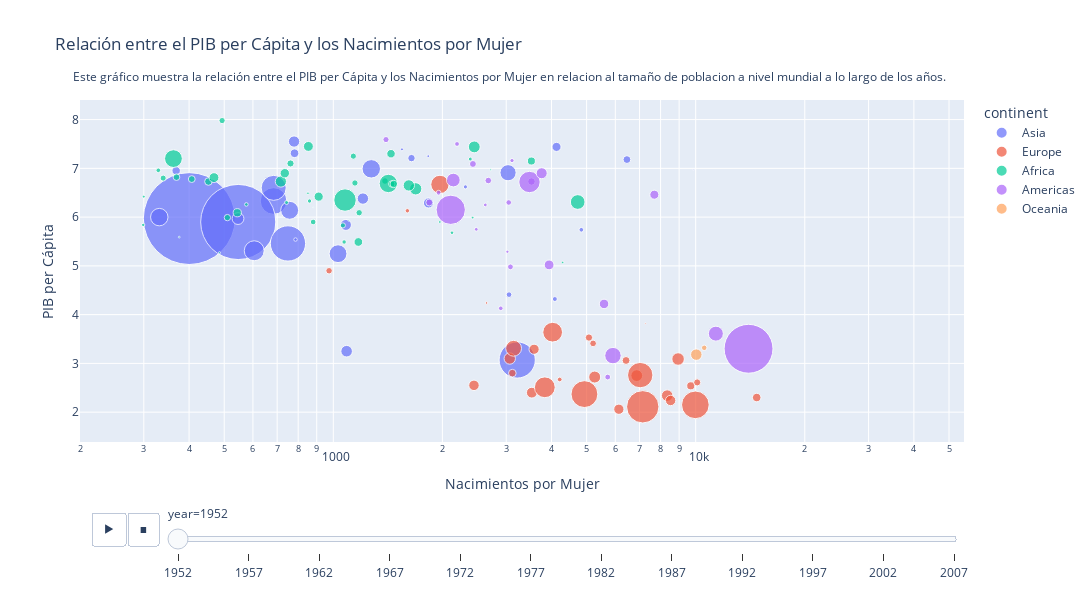

Notebook code for this chart:
### Code cell
fig = px.scatter(
    data, x="gdpPercap", 
    y="bornPerwom", 
    animation_frame="year",
    size="pop", 
    color="continent", 
    hover_name="country",
    log_x=True, 
    size_max=100, 
    range_x=[200,55000],
    title="Relación entre el PIB per Cápita y los Nacimientos por Mujer",
)

fig.update_layout( 
    xaxis_title="Nacimientos por Mujer",
    yaxis_title="PIB per Cápita",
    annotations=[
        dict(
            text="Este gráfico muestra la relación entre el PIB per Cápita y los Nacimientos por Mujer en relacion al tamaño de poblacion a nivel mundial a lo largo de los años.",
            align="left",
            showarrow=False,
            xref="paper",
            yref="paper",
            x=-0.01,
            y=1.1,
            # font=dict(
            #     size=12
            # )   
        )
    ],
    width=1200,  # Ancho de la figura en píxeles
    height=600
)

fig.show()

### Figure 1 — Plotly figure (JSON) as saved in the notebook; plotly's stock layout.template omitted (floating-point values rounded to 4 significant figures)
{"data": [{"hovertemplate": "<b>%{hovertext}</b><br><br>continent=Asia<br>year=1952<br>gdpPercap=%{x}<br>bornPerwom=%{y}<br>pop=%{marker.size}<extra></extra>", "hovertext": ["Afghanistan", "Bahrain", "Bangladesh", "Cambodia", "China", "Hong Kong", "India", "Indonesia", "Iran", "Iraq", "Israel", "Japan", "Jordan", "North Korea", "Kuwait", "Lebanon", "Malaysia", "Mongolia", "Myanmar", "Nepal", "Oman", "Pakistan", "Philippines", "Saudi Arabia", "Singapore", "South Korea", "Sri Lanka", "Syria", "Taiwan", "Thailand", "Vietnam", "Yemen"], "legendgroup": "Asia", "marker": {"color": "#636efa", "size": [8425333, 120447, 46886859, 4693836, 556263528, 2125900, 372000000, 82052000, 17272000, 5441766, 1620914, 86459025, 607914, 8865488, 160000, 1439529, 6748378, 800663, 20092996, 9182536, 507833, 41346560, 22438691, 4005677, 1127000, 20947571, 7982342, 3661549, 8550362, 21289402, 26246839, 4963829], "sizemode": "area", "sizeref": 131900.0, "symbol": "circle"}, "mode": "markers", "name": "Asia", "orientation": "v", "showlegend": true, "type": "scatter", "x": [779.4, 9867.0, 684.2, 368.5, 400.4, 3054.0, 546.6, 749.7, 3035.0, 4130.0, 4087.0, 3217.0, 1547.0, 1088.0, 108400.0, 4835.0, 1831.0, 786.6, 331, 545.9, 1828.0, 684.6, 1273.0, 6460.0, 2315.0, 1031.0, 1084.0, 1643.0, 1207.0, 757.8, 605.1, 781.7], "xaxis": "x", "y": [7.55, 6.97, 6.33, 6.95, 5.97, 4.41, 5.9, 5.46, 6.91, 7.44, 4.32, 3.07, 7.39, 3.25, 7.21, 5.74, 6.29, 5.54, 6, 5.97, 7.25, 6.6, 6.99, 7.18, 6.62, 5.25, 5.84, 7.21, 6.38, 6.14, 5.31, 7.31], "yaxis": "y"}, {"hovertemplate": "<b>%{hovertext}</b><br><br>continent=Europe<br>year=1952<br>gdpPercap=%{x}<br>bornPerwom=%{y}<br>pop=%{marker.size}<extra></extra>", "hovertext": ["Albania", "Austria", "Belgium", "Bosnia and Herzegovina", "Bulgaria", "Croatia", "Czech Republic", "Denmark", "Finland", "France", "Germany", "Greece", "Hungary", "Iceland", "Ireland", "Italy", "Montenegro", "Netherlands", "Norway", "Poland", "Portugal", "Romania", "Serbia", "Slovak Republic", "Slovenia", "Spain", "Sweden", "Switzerland", "Turkey", "United Kingdom"], "legendgroup": "Europe", "marker": {"color": "#EF553B", "size": [1282697, 6927772, 8730405, 2791000, 7274900, 3882229, 9125183, 4334000, 4090500, 42459667, 69145952, 7733250, 9504000, 147962, 2952156, 47666000, 413834, 10381988, 3327728, 25730551, 8526050, 16630000, 6860147, 3558137, 1489518, 28549870, 7124673, 4815000, 22235677, 50430000], "sizemode": "area", "sizeref": 131900.0, "symbol": "circle"}, "mode": "markers", "name": "Europe", "orientation": "v", "showlegend": true, "type": "scatter", "x": [1601.0, 6137.0, 8343.0, 973.5, 2444.0, 3119.0, 6876.0, 9692.0, 6425.0, 7030.0, 7144.0, 3531.0, 5264.0, 7268.0, 5210.0, 4931.0, 2648.0, 8942.0, 10100.0, 4029.0, 3068.0, 3145.0, 3581.0, 5075.0, 4215.0, 3834.0, 8528.0, 14730.0, 1969.0, 9980.0], "xaxis": "x", "y": [6.13, 2.06, 2.34, 4.9, 2.55, 2.8, 2.75, 2.54, 3.06, 2.76, 2.11, 2.4, 2.72, 3.82, 3.41, 2.37, 4.24, 3.09, 2.61, 3.64, 3.1, 3.31, 3.29, 3.53, 2.67, 2.51, 2.24, 2.3, 6.67, 2.15], "yaxis": "y"}, {"hovertemplate": "<b>%{hovertext}</b><br><br>continent=Africa<br>year=1952<br>gdpPercap=%{x}<br>bornPerwom=%{y}<br>pop=%{marker.size}<extra></extra>", "hovertext": ["Algeria", "Angola", "Benin", "Botswana", "Burkina Faso", "Burundi", "Cameroon", "Central African Republic", "Chad", "Comoros", "Rep.Congo", "Cote d'Ivoire", "Djibouti", "Egypt", "Equatorial Guinea", "Eritrea", "Ethiopia", "Gabon", "Gambia", "Ghana", "Guinea", "Guinea+AC0-Bissau", "Kenya", "Lesotho", "Liberia", "Libya", "Madagascar", "Malawi", "Mali", "Mauritania", "Mauritius", "Morocco", "Mozambique", "Namibia", "Niger", "Nigeria", "Reunion", "Rwanda", "Sao Tome and Principe", "Senegal", "Sierra Leone", "Somalia", "South Africa", "Sudan", "Swaziland", "Tanzania", "Togo", "Tunisia", "Uganda", "Zambia", "Zimbabwe"], "legendgroup": "Africa", "marker": {"color": "#00cc96", "size": [9279525, 4232095, 1738315, 442308, 4469979, 2445618, 5009067, 1291695, 2682462, 153936, 854885, 2977019, 63149, 22223309, 216964, 1438760, 20860941, 420702, 284320, 5581001, 2664249, 580653, 6464046, 748747, 863308, 1019729, 4762912, 2917802, 3838168, 1022556, 516556, 9939217, 6446316, 485831, 3379468, 33119096, 257700, 2534927, 60011, 2755589, 2143249, 2526994, 14264935, 8504667, 290243, 8322925, 1219113, 3647735, 5824797, 2672000, 3080907], "sizemode": "area", "sizeref": 131900.0, "symbol": "circle"}, "mode": "markers", "name": "Africa", "orientation": "v", "showlegend": true, "type": "scatter", "x": [2449.0, 3521.0, 1063.0, 851.2, 543.3, 339.3, 1173.0, 1071.0, 1179.0, 1103.0, 2126.0, 1389.0, 2670.0, 1419.0, 375.6, 328.9, 362.1, 4293.0, 485.2, 911.3, 510.2, 299.9, 853.5, 298.8, 575.6, 2388.0, 1443.0, 369.2, 452.3, 743.1, 1968.0, 1688.0, 468.5, 2424.0, 761.9, 1077.0, 2719.0, 493.3, 879.6, 1450.0, 879.8, 1136.0, 4725.0, 1616.0, 1148.0, 716.7, 859.8, 1468.0, 734.8, 1147.0, 406.9], "xaxis": "x", "y": [7.44, 7.15, 5.83, 6.49, 6.09, 6.8, 5.49, 5.49, 6.09, 5.93, 5.68, 6.74, 6.31, 6.69, 5.59, 6.96, 7.2, 5.07, 5.27, 6.42, 5.99, 6.42, 7.45, 5.84, 6.26, 7.19, 7.3, 6.82, 6.73, 6.3, 5.9, 6.58, 6.81, 5.99, 7.1, 6.35, 6.97, 7.98, 6.2, 6.68, 5.9, 7.25, 6.31, 6.65, 6.7, 6.73, 6.33, 6.68, 6.9, 6.7, 6.78], "yaxis": "y"}, {"hovertemplate": "<b>%{hovertext}</b><br><br>continent=Americas<br>year=1952<br>gdpPercap=%{x}<br>bornPerwom=%{y}<br>pop=%{marker.size}<extra></extra>", "hovertext": ["Argentina", "Bolivia", "Brazil", "Canada", "Chile", "Colombia", "Costa Rica", "Cuba", "Dominican Republic", "Ecuador", "El Salvador", "Guatemala", "Haiti", "Honduras", "Jamaica", "Mexico", "Nicaragua", "Panama", "Paraguay", "Peru", "Puerto Rico", "Trinidad and Tobago", "United States", "Uruguay", "Venezuela"], "legendgroup": "Americas", "marker": {"color": "#ab63fa", "size": [17876956, 2883315, 56602560, 14785584, 6377619, 12350771, 926317, 6007797, 2491346, 3548753, 2042865, 3146381, 3201488, 1517453, 1426095, 30144317, 1165790, 940080, 1555876, 8025700, 2227000, 662850, 157553000, 2252965, 5439568], "sizemode": "area", "sizeref": 131900.0, "symbol": "circle"}, "mode": "markers", "name": "Americas", "orientation": "v", "showlegend": true, "type": "scatter", "x": [5911.0, 2677.0, 2109.0, 11370.0, 3940.0, 2144.0, 2627.0, 5587.0, 1398.0, 3522.0, 3048.0, 2428.0, 1840.0, 2195.0, 2899.0, 3478.0, 3112.0, 2480.0, 1952.0, 3759.0, 3082.0, 3023.0, 13990.0, 5717.0, 7690.0], "xaxis": "x", "y": [3.16, 6.75, 6.15, 3.61, 5.02, 6.76, 6.25, 4.22, 7.59, 6.73, 6.3, 7.09, 6.3, 7.5, 4.13, 6.72, 7.16, 5.75, 6.5, 6.9, 4.98, 5.29, 3.3, 2.72, 6.46], "yaxis": "y"}, {"hovertemplate": "<b>%{hovertext}</b><br><br>continent=Oceania<br>year=1952<br>gdpPercap=%{x}<br>bornPerwom=%{y}<br>pop=%{marker.size}<extra></extra>", "hovertext": ["Australia", "New Zealand"], "legendgroup": "Oceania", "marker": {"color": "#FFA15A", "size": [8691212, 1994794], "sizemode": "area", "sizeref": 131900.0, "symbol": "circle"}, "mode": "markers", "name": "Oceania", "orientation": "v", "showlegend": true, "type": "scatter", "x": [10040.0, 10560.0], "xaxis": "x", "y": [3.18, 3.32], "yaxis": "y"}], "layout": {"annotations": [{"align": "left", "showarrow": false, "text": "Este gráfico muestra la relación entre el PIB per Cápita y los Nacimientos por Mujer en relacion al tamaño de poblacion a nivel mundial a lo largo de los años.", "x": -0.01, "xref": "paper", "y": 1.1, "yref": "paper"}], "height": 600, "legend": {"itemsizing": "constant", "title": {"text": "continent"}, "tracegroupgap": 0}, "sliders": [{"active": 0, "currentvalue": {"prefix": "year="}, "len": 0.9, "pad": {"b": 10, "t": 60}, "steps": [{"args": [["1952"], {"frame": {"duration": 0, "redraw": false}, "fromcurrent": true, "mode": "immediate", "transition": {"duration": 0, "easing": "linear"}}], "label": "1952", "method": "animate"}, {"args": [["1957"], {"frame": {"duration": 0, "redraw": false}, "fromcurrent": true, "mode": "immediate", "transition": {"duration": 0, "easing": "linear"}}], "label": "1957", "method": "animate"}, {"args": [["1962"], {"frame": {"duration": 0, "redraw": false}, "fromcurrent": true, "mode": "immediate", "transition": {"duration": 0, "easing": "linear"}}], "label": "1962", "method": "animate"}, {"args": [["1967"], {"frame": {"duration": 0, "redraw": false}, "fromcurrent": true, "mode": "immediate", "transition": {"duration": 0, "easing": "linear"}}], "label": "1967", "method": "animate"}, {"args": [["1972"], {"frame": {"duration": 0, "redraw": false}, "fromcurrent": true, "mode": "immediate", "transition": {"duration": 0, "easing": "linear"}}], "label": "1972", "method": "animate"}, {"args": [["1977"], {"frame": {"duration": 0, "redraw": false}, "fromcurrent": true, "mode": "immediate", "transition": {"duration": 0, "easing": "linear"}}], "label": "1977", "method": "animate"}, {"args": [["1982"], {"frame": {"duration": 0, "redraw": false}, "fromcurrent": true, "mode": "immediate", "transition": {"duration": 0, "easing": "linear"}}], "label": "1982", "method": "animate"}, {"args": [["1987"], {"frame": {"duration": 0, "redraw": false}, "fromcurrent": true, "mode": "immediate", "transition": {"duration": 0, "easing": "linear"}}], "label": "1987", "method": "animate"}, {"args": [["1992"], {"frame": {"duration": 0, "redraw": false}, "fromcurrent": true, "mode": "immediate", "transition": {"duration": 0, "easing": "linear"}}], "label": "1992", "method": "animate"}, {"args": [["1997"], {"frame": {"duration": 0, "redraw": false}, "fromcurrent": true, "mode": "immediate", "transition": {"duration": 0, "easing": "linear"}}], "label": "1997", "method": "animate"}, {"args": [["2002"], {"frame": {"duration": 0, "redraw": false}, "fromcurrent": true, "mode": "immediate", "transition": {"duration": 0, "easing": "linear"}}], "label": "2002", "method": "animate"}, {"args": [["2007"], {"frame": {"duration": 0, "redraw": false}, "fromcurrent": true, "mode": "immediate", "transition": {"duration": 0, "easing": "linear"}}], "label": "2007", "method": "animate"}], "x": 0.1, "xanchor": "left", "y": 0, "yanchor": "top"}], "title": {"text": "Relación entre el PIB per Cápita y los Nacimientos por Mujer"}, "updatemenus": [{"buttons": [{"args": [null, {"frame": {"duration": 500, "redraw": false}, "fromcurrent": true, "mode": "immediate", "transition": {"duration": 500, "easing": "linear"}}], "label": "&#9654;", "method": "animate"}, {"args": [[null], {"frame": {"duration": 0, "redraw": false}, "fromcurrent": true, "mode": "immediate", "transition": {"duration": 0, "easing": "linear"}}], "label": "&#9724;", "method": "animate"}], "direction": "left", "pad": {"r": 10, "t": 70}, "showactive": false, "type": "buttons", "x": 0.1, "xanchor": "right", "y": 0, "yanchor": "top"}], "width": 1200, "xaxis": {"anchor": "y", "domain": [0, 1], "range": [2.301, 4.74], "title": {"text": "Nacimientos por Mujer"}, "type": "log"}, "yaxis": {"anchor": "x", "domain": [0, 1], "title": {"text": "PIB per Cápita"}}}}
